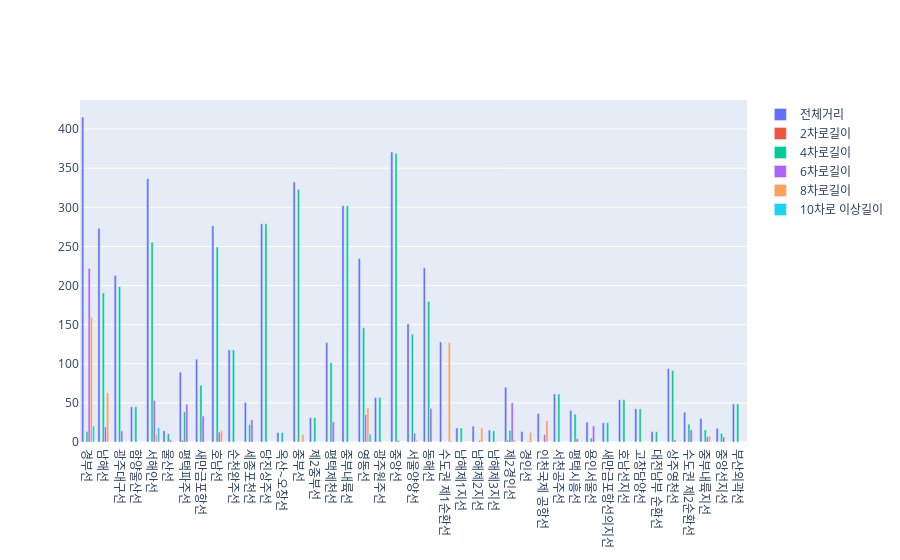

Here is the notebook cell this chart was saved with:
### Code cell
fig=go.Figure(go.Bar(x=df['노선명'],y=df['소   계'],name='전체거리'))
fig.add_trace(go.Bar(x=df['노선명'],y=df['2차로'],name='2차로길이'))
fig.add_trace(go.Bar(x=df['노선명'],y=df['4차로'],name='4차로길이'))
fig.add_trace(go.Bar(x=df['노선명'],y=df['6차로'],name='6차로길이'))
fig.add_trace(go.Bar(x=df['노선명'],y=df['8차로'],name='8차로길이'))
fig.add_trace(go.Bar(x=df['노선명'],y=df['10차로\n이상'],name='10차로 이상길이'))

#fig.update_layout(barmode='stack') #차트 한줄로 스택!
#fig.update_xaxes(categoryorder='category ascending') 오름차순 정렬
fig.show()

### Figure 1 — Plotly figure (JSON) as saved in the notebook; plotly's stock layout.template omitted (floating-point values rounded to 4 significant figures)
{"data": [{"name": "전체거리", "type": "bar", "x": ["경부선", "남해선", "광주대구선", "함양울산선", "서해안선", "울산선", "평택파주선", "새만금포항선", "호남선", "순천완주선", "세종포천선", "당진상주선", "옥산~오창선", "중부선", "제2중부선", "평택제천선", "중부내륙선", "영동선", "광주원주선", "중앙선", "서울양양선", "동해선", "수도권\n제1순환선", "남해제1지선", "남해제2지선", "남해제3지선", "제2경인선", "경인선", "인천국제\n공항선", "서천공주선", "평택시흥선", "용인서울선", "새만금포항선의지선", "호남선지선", "고창담양선", "대전남부\n순환선", "상주영천선", "수도권\n제2순환선", "중부내륙지선", "중앙선지선", "부산외곽선", null], "y": [415.3, 273.2, 212.9, 44.98, 336.6, 14.3, 89.27, 105.9, 276.3, 117.8, 50.6, 278.9, 12.1, 332.5, 31.08, 126.9, 302.0, 234.4, 56.95, 370.8, 151.1, 222.6, 128.0, 17.88, 20.25, 15.26, 69.98, 13.44, 36.55, 61.36, 40.3, 25.45, 24.49, 53.97, 42.5, 13.28, 94, 38.14, 30, 17.42, 48.8, null]}, {"name": "2차로길이", "type": "bar", "x": ["경부선", "남해선", "광주대구선", "함양울산선", "서해안선", "울산선", "평택파주선", "새만금포항선", "호남선", "순천완주선", "세종포천선", "당진상주선", "옥산~오창선", "중부선", "제2중부선", "평택제천선", "중부내륙선", "영동선", "광주원주선", "중앙선", "서울양양선", "동해선", "수도권\n제1순환선", "남해제1지선", "남해제2지선", "남해제3지선", "제2경인선", "경인선", "인천국제\n공항선", "서천공주선", "평택시흥선", "용인서울선", "새만금포항선의지선", "호남선지선", "고창담양선", "대전남부\n순환선", "상주영천선", "수도권\n제2순환선", "중부내륙지선", "중앙선지선", "부산외곽선", null], "y": [0, 0, 0, 0, 0, 0, 2.4, 0, 0, 0, 0, 0, 0, 0, 0, 0, 0, 0, 0, 0, 0, 0, 0, 0, 0, 0, 2.18, 0, 0, 0, 0, 0, 0, 0, 0, 0, 0, 0, 0, 0, 0, null]}, {"name": "4차로길이", "type": "bar", "x": ["경부선", "남해선", "광주대구선", "함양울산선", "서해안선", "울산선", "평택파주선", "새만금포항선", "호남선", "순천완주선", "세종포천선", "당진상주선", "옥산~오창선", "중부선", "제2중부선", "평택제천선", "중부내륙선", "영동선", "광주원주선", "중앙선", "서울양양선", "동해선", "수도권\n제1순환선", "남해제1지선", "남해제2지선", "남해제3지선", "제2경인선", "경인선", "인천국제\n공항선", "서천공주선", "평택시흥선", "용인서울선", "새만금포항선의지선", "호남선지선", "고창담양선", "대전남부\n순환선", "상주영천선", "수도권\n제2순환선", "중부내륙지선", "중앙선지선", "부산외곽선", null], "y": [13.51, 190.6, 198.5, 44.98, 255.6, 10.57, 38.65, 72.68, 249.3, 117.8, 22.3, 278.9, 12.1, 322.8, 31.08, 101.1, 302.0, 146.0, 56.95, 368.9, 137.9, 179.7, 0, 17.88, 0, 14.33, 14.83, 0, 0, 61.36, 35.56, 4.9, 24.49, 53.97, 42.5, 13.28, 91.29, 22.74, 15.56, 10.98, 48.8, null]}, {"name": "6차로길이", "type": "bar", "x": ["경부선", "남해선", "광주대구선", "함양울산선", "서해안선", "울산선", "평택파주선", "새만금포항선", "호남선", "순천완주선", "세종포천선", "당진상주선", "옥산~오창선", "중부선", "제2중부선", "평택제천선", "중부내륙선", "영동선", "광주원주선", "중앙선", "서울양양선", "동해선", "수도권\n제1순환선", "남해제1지선", "남해제2지선", "남해제3지선", "제2경인선", "경인선", "인천국제\n공항선", "서천공주선", "평택시흥선", "용인서울선", "새만금포항선의지선", "호남선지선", "고창담양선", "대전남부\n순환선", "상주영천선", "수도권\n제2순환선", "중부내륙지선", "중앙선지선", "부산외곽선", null], "y": [221.9, 19.4, 14.35, 0, 53.21, 2.79, 48.22, 33.18, 12.68, 0, 28.3, 0, 0, 0, 0, 25.8, 0, 34.95, 0, 1.89, 11.22, 42.95, 0, 0, 2.02, 0.54, 50.14, 1.14, 9.3, 0, 4.109, 20.55, 0, 0, 0, 0, 2.71, 15.4, 6.66, 6.44, 0, null]}, {"name": "8차로길이", "type": "bar", "x": ["경부선", "남해선", "광주대구선", "함양울산선", "서해안선", "울산선", "평택파주선", "새만금포항선", "호남선", "순천완주선", "세종포천선", "당진상주선", "옥산~오창선", "중부선", "제2중부선", "평택제천선", "중부내륙선", "영동선", "광주원주선", "중앙선", "서울양양선", "동해선", "수도권\n제1순환선", "남해제1지선", "남해제2지선", "남해제3지선", "제2경인선", "경인선", "인천국제\n공항선", "서천공주선", "평택시흥선", "용인서울선", "새만금포항선의지선", "호남선지선", "고창담양선", "대전남부\n순환선", "상주영천선", "수도권\n제2순환선", "중부내륙지선", "중앙선지선", "부산외곽선", null], "y": [159.5, 63.19, 0, 0, 9.64, 0.94, 0, 0, 14.28, 0, 0, 0, 0, 9.65, 0, 0, 0, 43.31, 0, 0, 1.98, 0, 126.9, 0, 18.23, 0, 2.83, 12.3, 27.25, 0, 0, 0, 0, 0, 0, 0, 0, 0, 7.78, 0, 0, null]}, {"name": "10차로 이상길이", "type": "bar", "x": ["경부선", "남해선", "광주대구선", "함양울산선", "서해안선", "울산선", "평택파주선", "새만금포항선", "호남선", "순천완주선", "세종포천선", "당진상주선", "옥산~오창선", "중부선", "제2중부선", "평택제천선", "중부내륙선", "영동선", "광주원주선", "중앙선", "서울양양선", "동해선", "수도권\n제1순환선", "남해제1지선", "남해제2지선", "남해제3지선", "제2경인선", "경인선", "인천국제\n공항선", "서천공주선", "평택시흥선", "용인서울선", "새만금포항선의지선", "호남선지선", "고창담양선", "대전남부\n순환선", "상주영천선", "수도권\n제2순환선", "중부내륙지선", "중앙선지선", "부산외곽선", null], "y": [20.43, 0, 0, 0, 18.23, 0, 0, 0, 0, 0, 0, 0, 0, 0, 0, 0, 0, 10.15, 0, 0, 0, 0, 1.1, 0, 0, 0.39, 0, 0, 0, 0, 0.63, 0, 0, 0, 0, 0, 0, 0, 0, 0, 0, null]}], "layout": {}}
